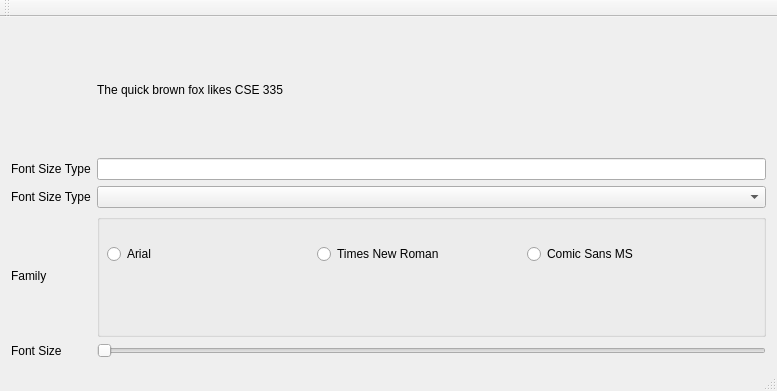
<?xml version="1.0" encoding="UTF-8"?>
<ui version="4.0">
 <class>MainWindow</class>
 <widget class="QMainWindow" name="MainWindow">
  <property name="geometry">
   <rect>
    <x>0</x>
    <y>0</y>
    <width>777</width>
    <height>391</height>
   </rect>
  </property>
  <property name="sizePolicy">
   <sizepolicy hsizetype="Expanding" vsizetype="Expanding">
    <horstretch>0</horstretch>
    <verstretch>0</verstretch>
   </sizepolicy>
  </property>
  <property name="windowTitle">
   <string>MainWindow</string>
  </property>
  <widget class="QWidget" name="centralWidget">
   <layout class="QGridLayout" name="gridLayout_2">
    <item row="1" column="0">
     <widget class="QLabel" name="label_3">
      <property name="text">
       <string>Font Size Type</string>
      </property>
     </widget>
    </item>
    <item row="1" column="1">
     <widget class="QLineEdit" name="lineEditSize"/>
    </item>
    <item row="2" column="0">
     <widget class="QLabel" name="label_4">
      <property name="text">
       <string>Font Size Type</string>
      </property>
     </widget>
    </item>
    <item row="4" column="1">
     <widget class="QSlider" name="sliderEditSize">
      <property name="orientation">
       <enum>Qt::Horizontal</enum>
      </property>
     </widget>
    </item>
    <item row="0" column="1">
     <widget class="AlexLabel" name="labelFox">
      <property name="text">
       <string>The quick brown fox likes CSE 335</string>
      </property>
     </widget>
    </item>
    <item row="3" column="0">
     <widget class="QLabel" name="labelFamily">
      <property name="text">
       <string>Family</string>
      </property>
     </widget>
    </item>
    <item row="3" column="1">
     <widget class="QGroupBox" name="groupBox">
      <property name="title">
       <string/>
      </property>
      <widget class="QRadioButton" name="radioButtonArial">
       <property name="geometry">
        <rect>
         <x>10</x>
         <y>30</y>
         <width>101</width>
         <height>20</height>
        </rect>
       </property>
       <property name="text">
        <string>Arial</string>
       </property>
      </widget>
      <widget class="QRadioButton" name="radioButtonTNR">
       <property name="geometry">
        <rect>
         <x>220</x>
         <y>30</y>
         <width>161</width>
         <height>20</height>
        </rect>
       </property>
       <property name="text">
        <string>Times New Roman</string>
       </property>
      </widget>
      <widget class="QRadioButton" name="radioButtonSans">
       <property name="geometry">
        <rect>
         <x>430</x>
         <y>30</y>
         <width>191</width>
         <height>20</height>
        </rect>
       </property>
       <property name="text">
        <string>Comic Sans MS</string>
       </property>
      </widget>
     </widget>
    </item>
    <item row="4" column="0">
     <widget class="QLabel" name="label_2">
      <property name="text">
       <string>Font Size</string>
      </property>
     </widget>
    </item>
    <item row="2" column="1">
     <widget class="QComboBox" name="comboBoxEditSize"/>
    </item>
   </layout>
   <zorder>labelFox</zorder>
   <zorder>label_3</zorder>
   <zorder>lineEditSize</zorder>
   <zorder>comboBoxEditSize</zorder>
   <zorder>label_4</zorder>
   <zorder>groupBox</zorder>
   <zorder>labelFamily</zorder>
   <zorder>label_2</zorder>
   <zorder>sliderEditSize</zorder>
  </widget>
  <widget class="QMenuBar" name="menuBar">
   <property name="geometry">
    <rect>
     <x>0</x>
     <y>0</y>
     <width>777</width>
     <height>22</height>
    </rect>
   </property>
  </widget>
  <widget class="QToolBar" name="mainToolBar">
   <attribute name="toolBarArea">
    <enum>TopToolBarArea</enum>
   </attribute>
   <attribute name="toolBarBreak">
    <bool>false</bool>
   </attribute>
  </widget>
  <widget class="QStatusBar" name="statusBar"/>
 </widget>
 <layoutdefault spacing="6" margin="11"/>
 <customwidgets>
  <customwidget>
   <class>AlexLabel</class>
   <extends>QLabel</extends>
   <header location="global">alexlabel.h</header>
   <slots>
    <slot>setFont(QFont)</slot>
   </slots>
  </customwidget>
 </customwidgets>
 <resources/>
 <connections>
  <connection>
   <sender>comboBoxEditSize</sender>
   <signal>currentIndexChanged(QString)</signal>
   <receiver>lineEditSize</receiver>
   <slot>setText(QString)</slot>
   <hints>
    <hint type="sourcelabel">
     <x>368</x>
     <y>163</y>
    </hint>
    <hint type="destinationlabel">
     <x>363</x>
     <y>121</y>
    </hint>
   </hints>
  </connection>
 </connections>
</ui>
